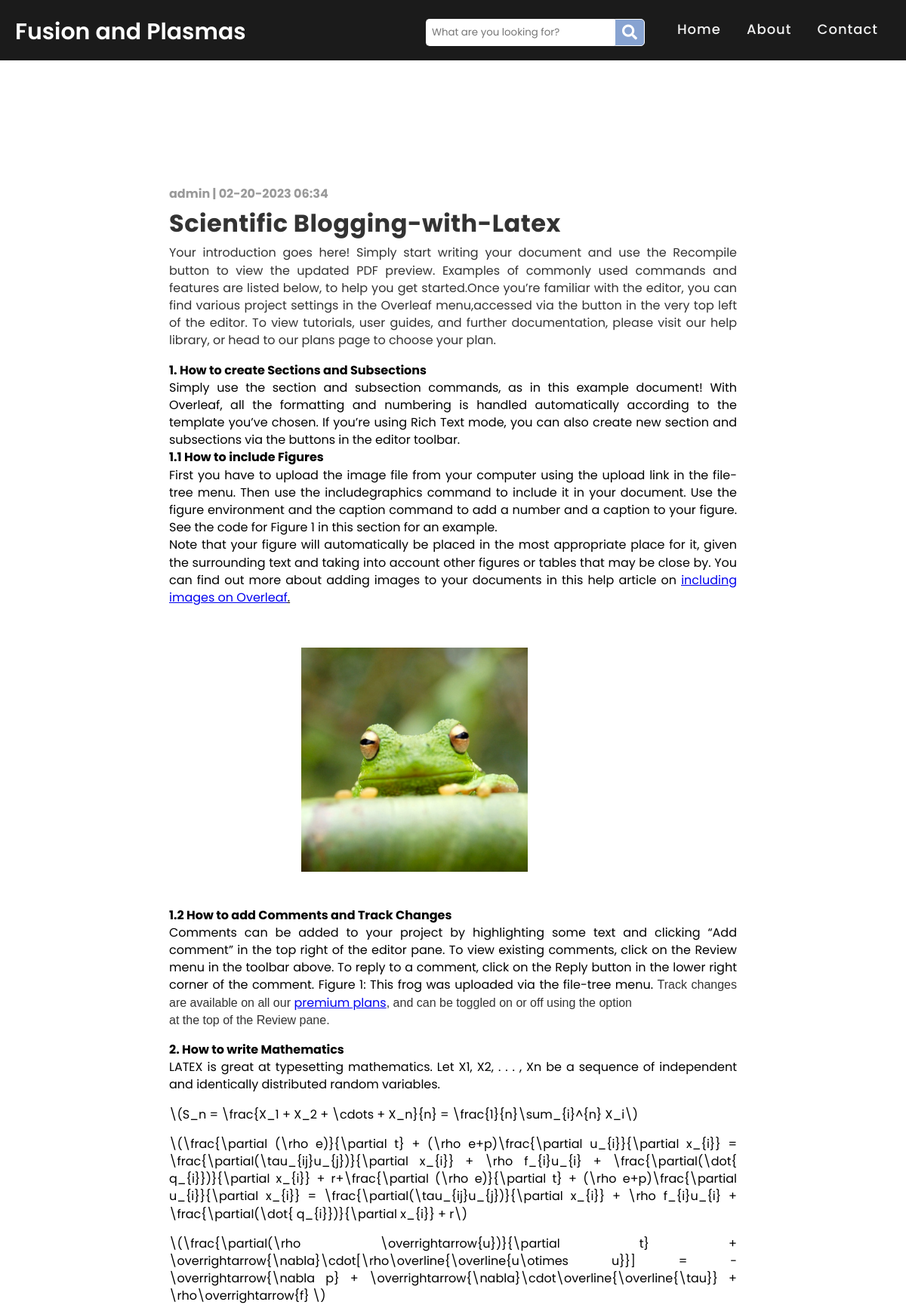
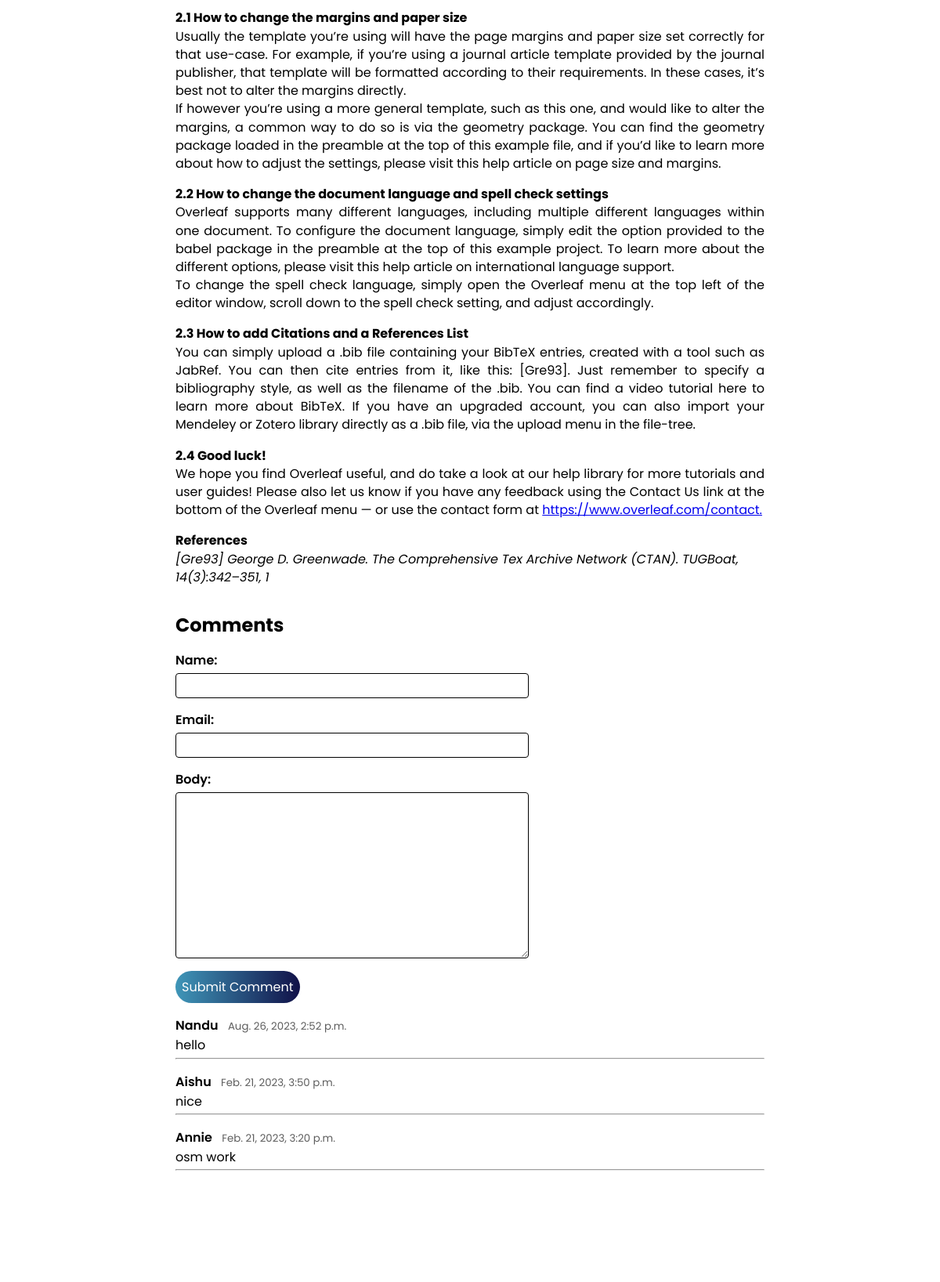
Page /scientific-blogging-latex/ (upper part) on the committed database (2 pictures, top to bottom).
### posts/models.py (models this page shows, shortened)
class Post(models.Model):
    ACTIVE='active'
    DRAFT='draft'
    CHOICES_STATUS=(
        (ACTIVE, 'Active'),
        (DRAFT, 'Draft')
    )
    title=models.CharField(max_length=255)
    slug=models.SlugField(max_length=255)
    intro=models.TextField(max_length=500)
    body=RichTextUploadingField(blank=True, null=True)
    created_at=models.DateTimeField(auto_now_add=True)
    status=models.CharField(max_length=10, choices=CHOICES_STATUS, default=ACTIVE)
    class Meta:
        ordering=('-created_at',)

class Comment(models.Model):
    post=models.ForeignKey(Post, related_name='comments', on_delete=models.CASCADE)
    name=models.CharField(max_length=255)
    email=models.EmailField()
    body=models.TextField()
    created_at=models.DateTimeField(auto_now_add=True)
    class Meta:
        ordering=('-created_at',)

### posts/views.py (the view)
# urls.py: path('<slug:slug>/', views.detail, name='post_detail'),
def detail(request, slug):
    post=get_object_or_404(Post, slug=slug, status=Post.ACTIVE)
    if request.method=="POST":
        form=CommentForm(request.POST)
        if form.is_valid():
            comment=form.save(commit=False)
            comment.post=post
            comment.save()
            return redirect('post_detail', slug=slug)
    else:
        form=CommentForm()
    return render(request, 'posts/detail.html', {'post':post, 'form': form})

### posts/forms.py
class CommentForm(forms.ModelForm):
    class Meta:
        model=Comment
        fields=('name', 'email', 'body')

### posts/templates/posts/detail.html (shortened to what this page needs)
{% extends 'blog/base.html' %}
{% block content %}
<div class="blog_detail">
    <div class="container_detail">
        <h3>admin | {{post.created_at|date:'m-d-Y H:i'}}</h3>
        <h1>{{post.title}}</h1>
        <p>{{post.intro}}</p>
        <p>{{post.body|safe}}</p>
        <h2>Comments</h2>
        <form class="my-form" method="post">
            {{form.as_p}}
            <div class="field">
                <button class="submit_button">Submit Comment</button>
            </div>
        </form>
        {% for comment in post.comments.all %}
            <article class="media">
                <div class="media-content">
                    <strong class="comment_name">{{comment.name}}</strong> <small class="comment_date">{{comment.created_at}}</small><br>
                    {{comment.body}}
                    <hr>
                </div>
            </article>
        {% endfor%}
    </div>
</div>
{% endblock %}

### blog/templates/blog/base.html (shortened to what this page needs)
<!DOCTYPE html>
<html lang="en" dir="ltr">
  <head>
    {% load static %}
    <link rel="stylesheet" type="text/css" href="{% static '/blog/style.css' %}">
    <link rel="stylesheet" href="https://cdnjs.cloudflare.com/ajax/libs/font-awesome/5.15.2/css/all.min.css"/>
  </head>
  <body>
    <header>
      <nav>
        <div class="logo">Fusion and Plasmas</div>
        <ul>
          <li>
            <form method="get" action="{% url 'search' %}">
              <div class="search">
                <input type="text" name="query" class="searchTerm" placeholder="What are you looking for?">
                <button type="submit" class="searchButton">
                  <i class="fa fa-search"></i>
                </button>
              </div>
            </form>
          </li>
          <li><a href="/">Home</a></li>
          <li><a href="{% url 'about' %}">About</a></li>
          <li><a href="{% url 'contact' %}">Contact</a></li>
        </ul>
      </nav>
    </header>
    <section>
      <div class="body-content">
        {% block content %}
        {% endblock %}
      </div>
    </section>
  </body>
</html>

### blog/static/blog/style.css (style rules this page uses)
* { margin: 0; padding: 0; box-sizing: border-box; font-family: 'Poppins', sans-serif; }
nav { display: flex; height: 80px; width: 100%; background: #1b1b1b; align-items: center; justify-content: space-between; padding: 20px; margin-bottom: 100px; flex-wrap: wrap; }
nav .logo { color: #fff; font-size: 30px; font-weight: 600; }
nav ul { display: flex; flex-wrap: wrap; list-style: none; }
nav ul li { margin: 0 2px; }
nav ul li a { color: #f2f2f2; text-decoration: none; font-size: 18px; font-weight: 500; padding: 8px 15px; border-radius: 5px; letter-spacing: 1px; transition: all 0.3s ease; }
.search { display: flex; padding-right: 1.5rem; }
.searchTerm { width: 250px; border: 3px solid white; border-right: none; padding: 5px; height: 36px; border-radius: 5px 0 0 5px; outline: none; color: black; }
.searchButton { width: 40px; height: 36px; border: 1px solid white; background: #87a3d1; text-align: center; color: white; border-radius: 0 5px 5px 0; cursor: pointer; font-size: 20px; }
h3 { margin: 0 0 0.2rem 0; color: #999; font-size: 1rem; }
h1 { margin: 0 0 0.2rem 0; font-size: 2rem; letter-spacing: 0.5px; color: #333; }
p { margin: 0 0 1rem 0; font-size: 1 rem; line-height: 1.45; color: #333; }
h2 { margin-bottom: 1rem; }
.btn_primary, .submit_button { border: none; outline: none; background: linear-gradient(90deg, #3f96b8, #111148); padding: 0.5rem; border-radius: 50px; color: white; font-size: 1rem; transition: all 0.2s ease-in; text-decoration: none; }
.my-form, label { color: black; font-weight: 600; }
.blog_detail { background:white; margin: 5rem 10rem; }
.container_detail { position: center; padding: 4rem; text-align: justify; }
#id_name, #id_email, #id_body { width: 60%; display: block; padding: 5px; margin-top: 5px; border: 1px solid black; outline: none; border-radius: 4px; resize: vertical; }
.media-content { margin-top: 1rem; }
.comment_name { font-weight: 600; text-transform: capitalize; }
.comment_date { color: rgb(94, 94, 94); line-height: 2px; margin-left: 0.5rem; }
hr { color: rgb(247, 243, 243); margin-top: 0.2rem; }

### rows in the picture
Post: created_at "02-20-2023 06:34", title "Scientific Blogging-with-Latex", intro "Your introduction goes here! Simply start writing your document and use the Recompile button to view the updated PDF preview. Examples of commonly used commands and features are listed below, to help you get started.Once you’re familiar with the editor, you can find various project settings in the Overleaf menu,accessed via the button in the very top left of the editor. To view tutorials, user guides, and further documentation, please visit our help library, or head to our plans page to choose your plan.", body "1. How to create Sections and Subsections Simply use the section and subsection commands, as in this example document! With Overleaf, all the formatting and numbering is handled automatically according to the template you’ve chosen. If you’re using Rich Text mode, you can also create new section and subsections via the buttons in the editor toolbar. 1.1 How to include Figures First you have to upload the image file from your computer using the upload link in the file-tree menu. Then use the includegraphics command to include it in your document. Use the figure environment and the caption command to add a number and a caption to your figure. See the code for Figure 1 in this section for an…", body (picture)
Comment: name "Nandu", created_at "Aug. 26, 2023, 2:52 p.m.", body "hello"
Comment: name "Aishu", created_at "Feb. 21, 2023, 3:50 p.m.", body "nice"
Comment: name "Annie", created_at "Feb. 21, 2023, 3:20 p.m.", body "osm work"
